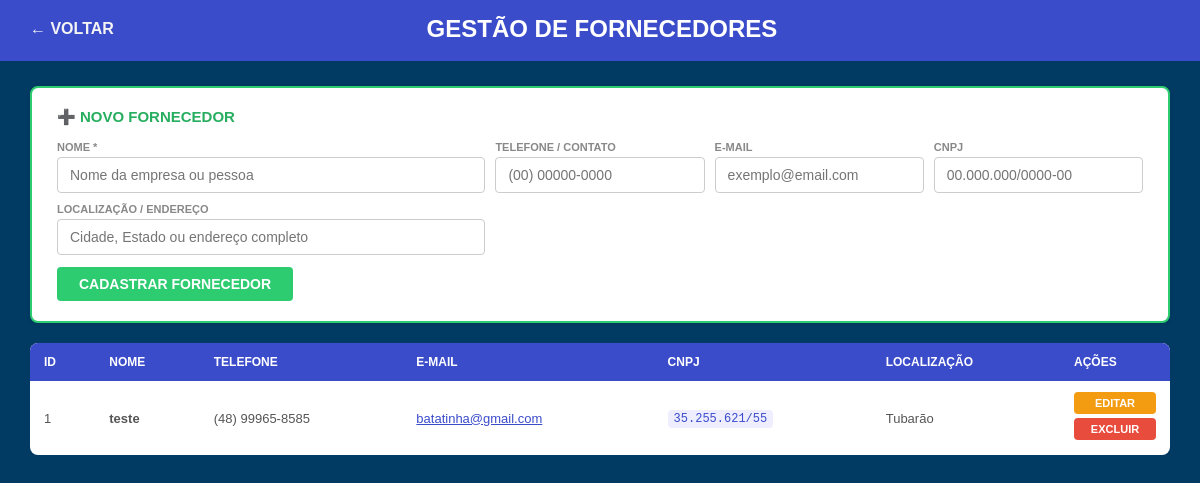
Screenshot of /fornecedores with the database file from the repository.
### app.py (models this page shows)
class Fornecedor(db.Model):
    __tablename__ = 'fornecedores'
    id = db.Column(db.Integer, primary_key=True)
    nome = db.Column(db.String(100), nullable=False)
    contato = db.Column(db.String(50))
    email = db.Column(db.String(100))
    cnpj = db.Column(db.String(18))
    localizacao = db.Column(db.String(200))
    produtos = db.relationship('Produto', backref='fornecedor', lazy=True)

### app.py (the view)
@app.route('/fornecedores')
def fornecedores():
    lista = Fornecedor.query.all()
    return render_template('fornecedores.html', fornecedores=lista)

### templates/fornecedores.html (shortened to what this page needs)
<!DOCTYPE html>
<html lang="pt-br">
<head>
</head>
<body>
<div class="header">
    <a href="/">&#8592; VOLTAR</a>
    <h2>GESTÃO DE FORNECEDORES</h2>
</div>
<div class="container">
    <div class="form-panel">
        <h3>➕ Novo Fornecedor</h3>
        <form action="/cadastrar_fornecedor" method="POST">
            <div class="form-grid">
                <div class="form-group span2">
                    <label>Nome *</label>
                    <input type="text" name="nome_fornecedor" placeholder="Nome da empresa ou pessoa" required>
                </div>
                <div class="form-group">
                    <label>Telefone / Contato</label>
                    <input type="text" name="contato_fornecedor" oninput="maskTelefone(this)" maxlength="16" placeholder="(00) 00000-0000">
                </div>
                <div class="form-group">
                    <label>E-mail</label>
                    <input type="email" name="email_fornecedor" placeholder="exemplo@email.com">
                </div>
                <div class="form-group">
                    <label>CNPJ</label>
                    <input type="text" name="cnpj_fornecedor" oninput="maskCNPJ(this)" maxlength="18" placeholder="00.000.000/0000-00">
                </div>
                <div class="form-group span2">
                    <label>Localização / Endereço</label>
                    <input type="text" name="localizacao_fornecedor" placeholder="Cidade, Estado ou endereço completo">
                </div>
            </div>
            <div class="form-actions">
                <button type="submit" class="btn-salvar">CADASTRAR FORNECEDOR</button>
            </div>
        </form>
    </div>
    <div class="table-wrap">
        <table>
            <thead>
                <tr>
                    <th>ID</th>
                    <th>NOME</th>
                    <th>TELEFONE</th>
                    <th>E-MAIL</th>
                    <th>CNPJ</th>
                    <th>LOCALIZAÇÃO</th>
                    <th style="width:110px;">AÇÕES</th>
                </tr>
            </thead>
            <tbody>
                {% for f in fornecedores %}
                <tr>
                    <td>{{ f.id }}</td>
                    <td><strong>{{ f.nome }}</strong></td>
                    <td>{{ f.contato if f.contato else '<span class="sem-dado">—</span>'|safe }}</td>
                    <td>
                        {% if f.email %}
                            <a href="mailto:{{ f.email }}" style="color:#3b4cca;">{{ f.email }}</a>
                        {% else %}
                            <span class="sem-dado">—</span>
                        {% endif %}
                    </td>
                    <td>
                        {% if f.cnpj %}
                            <span class="tag-cnpj">{{ f.cnpj }}</span>
                        {% else %}
                            <span class="sem-dado">—</span>
                        {% endif %}
                    </td>
                    <td>{{ f.localizacao if f.localizacao else '<span class="sem-dado">—</span>'|safe }}</td>
                    <td>
                        <button class="btn-acao btn-edit"
                                onclick="prepararEdicao('{{ f.id }}', '{{ f.nome }}', '{{ f.contato or '' }}', '{{ f.email or '' }}', '{{ f.cnpj or '' }}', '{{ f.localizacao or '' }}')">
                            EDITAR
                        </button>
                        <a class="btn-acao btn-delete" href="#"
                           onclick="confirmarExclusao('{{ f.id }}', '{{ f.nome }}'); return false;">
                            EXCLUIR
                        </a>
                    </td>
                </tr>
                {% endfor %}
            </tbody>
        </table>
    </div>
</div>
</body>
</html>

### templates/fornecedores.html (style rules this page uses)
* { box-sizing: border-box; }
body { font-family: sans-serif; background: #013a63; margin: 0; }
.header { background: #3b4cca; border-bottom: 3px solid #3b4cca; padding: 15px 30px; display: flex; justify-content: space-between; align-items: center; }
.header a { text-decoration: none; font-weight: bold; color: #f4f4f4; }
.header>h2 { margin: 0; color: white; }
.container { padding: 25px 30px; }
.form-panel { background: white; border-radius: 8px; padding: 20px 25px; margin-bottom: 20px; border: 2px solid #2ecc71; box-shadow: 0 1px 4px rgba(0,0,0,0.08); }
.form-panel h3 { margin: 0 0 15px 0; color: #27ae60; font-size: 15px; text-transform: uppercase; }
.form-grid { display: grid; grid-template-columns: repeat(auto-fill, minmax(200px, 1fr)); gap: 10px; align-items: end; }
.form-group { display: flex; flex-direction: column; gap: 4px; }
.form-group label { font-size: 11px; text-transform: uppercase; color: #888; font-weight: bold; }
.form-group input { padding: 9px 12px; border: 1px solid #ccc; border-radius: 4px; font-size: 14px; width: 100%; }
.span2 { grid-column: span 2; }
.form-actions { display: flex; gap: 8px; margin-top: 12px; flex-wrap: wrap; }
.btn-salvar { padding: 9px 22px; background: #2ecc71; color: white; border: none; border-radius: 4px; font-weight: bold; cursor: pointer; font-size: 14px; }
.table-wrap { overflow-x: auto; }
table { width: 100%; border-collapse: collapse; background: white; border-radius: 8px; overflow: hidden; box-shadow: 0 1px 4px rgba(0,0,0,0.1); min-width: 750px; }
th { background: #3b4cca; color: white; padding: 12px 14px; text-align: left; font-size: 12px; text-transform: uppercase; white-space: nowrap; }
td { padding: 11px 14px; border-bottom: 1px solid #eee; font-size: 13px; color: #555; vertical-align: middle; }
tr:last-child td { border-bottom: none; }
.btn-acao { padding: 5px 12px; border: none; border-radius: 4px; font-size: 11px; font-weight: bold; cursor: pointer; color: white; display: block; width: 100%; margin-bottom: 4px; text-align: center; text-decoration: none; }
.btn-edit { background: #f39c12; }
.btn-delete { background: #e74c3c; }
.tag-cnpj { font-family: monospace; background: #eef; padding: 2px 6px; border-radius: 4px; font-size: 12px; color: #3b4cca; }

### rows the page displays
Fornecedor: id "1", nome "teste", contato "(48) 99965-8585", email "batatinha@gmail.com", cnpj "35.255.621/55", localizacao "Tubarão"
